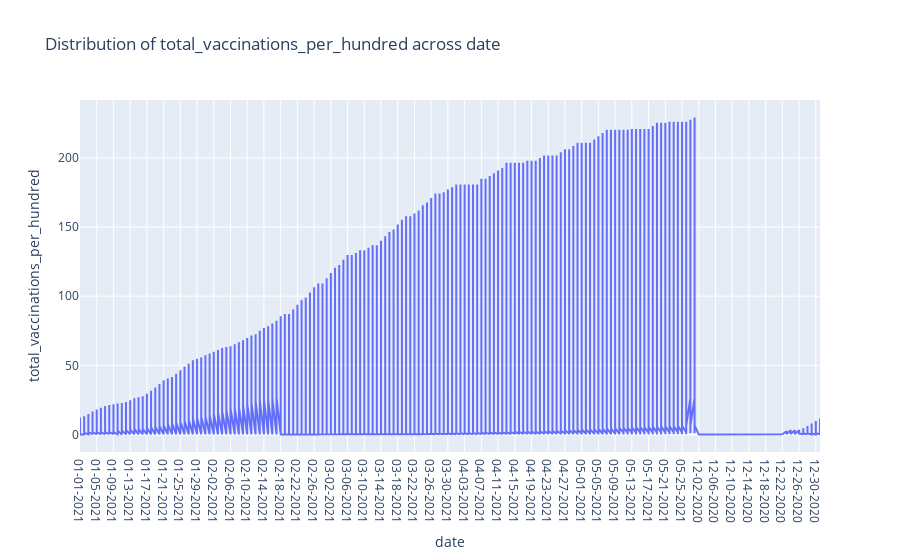

This figure's notebook cell:
### Code cell
#serie temporal
from quickda.explore_time_series import *

eda_timeseries(df, x= "date" , y = "total_vaccinations_per_hundred")

### Figure 1 — Plotly figure (JSON) as saved in the notebook; plotly's stock layout.template omitted (floating-point values rounded to 4 significant figures; data arrays with more than 128 entries replaced by an {"elided": "..."} marker saying what was removed)
{"data": [{"type": "scatter", "x": {"elided": "20923 str values"}, "y": {"elided": "20923 float values"}}], "layout": {"title": {"text": "Distribution of total_vaccinations_per_hundred across date"}, "xaxis": {"title": {"text": "date"}}, "yaxis": {"title": {"text": "total_vaccinations_per_hundred"}}}}
